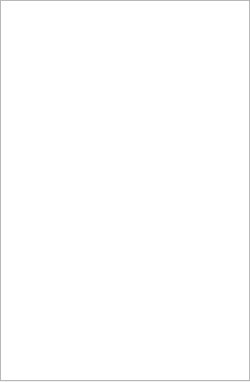
<?xml version="1.0" encoding="UTF-8"?>
<ui version="4.0">
 <class>PlaylistWindow</class>
 <widget class="QWidget" name="PlaylistWindow">
  <property name="geometry">
   <rect>
    <x>0</x>
    <y>0</y>
    <width>250</width>
    <height>382</height>
   </rect>
  </property>
  <property name="sizePolicy">
   <sizepolicy hsizetype="Preferred" vsizetype="Expanding">
    <horstretch>0</horstretch>
    <verstretch>0</verstretch>
   </sizepolicy>
  </property>
  <property name="minimumSize">
   <size>
    <width>250</width>
    <height>0</height>
   </size>
  </property>
  <property name="windowTitle">
   <string>Form</string>
  </property>
  <widget class="QListWidget" name="listWidget">
   <property name="geometry">
    <rect>
     <x>0</x>
     <y>0</y>
     <width>250</width>
     <height>381</height>
    </rect>
   </property>
   <property name="sizePolicy">
    <sizepolicy hsizetype="Expanding" vsizetype="Expanding">
     <horstretch>0</horstretch>
     <verstretch>0</verstretch>
    </sizepolicy>
   </property>
  </widget>
 </widget>
 <resources/>
 <connections/>
</ui>
